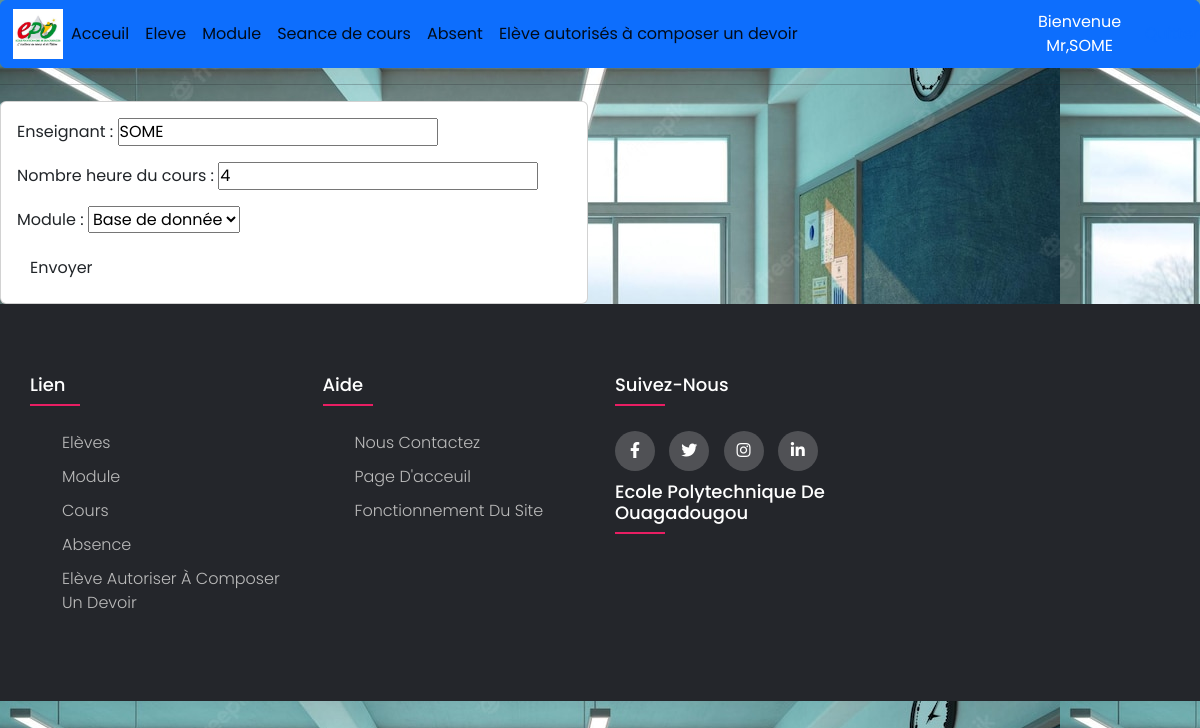
Screenshot of /seance_cours/modifier_cours/1 (signed in) with the database file from the repository.
### seance_cours/models.py (models this page shows, shortened)
class SeanceCours(models.Model):
    Enseignant= models.CharField(max_length=200,null=False)
    nombre_heure= models.PositiveIntegerField(verbose_name="Nombre heure du cours",null=False)
    date =models.DateTimeField(auto_now_add=True,null=False)
    Module = models.ForeignKey(Module, on_delete=models.CASCADE, verbose_name="Module",null=True)
    Classe = models.ForeignKey(Classe, on_delete=models.CASCADE, verbose_name="Classe",null=True)
    class Meta:
        verbose_name = "Liste des cours"

### seance_cours/views.py (the view)
# urls.py: path('modifier_cours/<str:pk>',views.modifier_cours,name='modifier_cours'),
def modifier_cours(request,pk):
    cours=SeanceCours.objects.get(id=pk)
    form = CoursForm(instance=cours)
    if request.method == 'POST':
        form = CoursForm(request.POST,instance=cours)
        if form.is_valid():
            form.save()
            return redirect('cours')
    context = {'form': form}
    if request.user.groups.filter(name='Admin').exists() or request.user.groups.filter(name='GestionAbsencesCours').exists():
        return render(request, 'seance_cours/ajouter_cours.html', context)
    else:
        return HttpResponse('<h1>Vous n\'est pas autorisé à voir ce contenu</h1>')

### seance_cours/forms.py
class CoursForm(ModelForm):
    class Meta:
        model= SeanceCours
        fields=['Enseignant' , 'nombre_heure' ,'Module']

### module/models.py (called while the page is built)
    def __str__(self):
        return self.nom

### template/seance_cours/ajouter_cours.html (shortened to what this page needs)
{% extends 'main.html'%}
{% block contenue%}
<div class="form-group">
    <div class="row">
        <div class="col-md-6">
            <div class="card card-body">
        <form action="" method="POST" class="post-form">
            {{form.as_p}}
            <button type="submit" class="save btn">Envoyer</button>
        </form>
            </div>
        </div>
        </div>
</div>
{% endblock %}

### template/base/navbar.html (shortened to what this page needs)
{% load static%}
<nav class="navbar navbar-expand-lg navbar-write bg-write btn btn-primary">
  <div class="container-fluid">
    <img id="logo" src="{% static 'images/epo.png' %}">
    <div class="collapse navbar-collapse" id="navbarNav">
      <ul class="navbar-nav">
        <li class="nav-item">
          <a class="nav-link active" aria-current="page" href="{% url 'acceuil:acceuil' %}">Acceuil</a>
        </li>
        <li class="nav-item">
          <a class="nav-link active" aria-current="page" href="{% url 'acceuil' %}">Eleve</a>
        </li>
        <li class="nav-item">
          <a class="nav-link active" aria-current="page" href="{% url 'module' %}">Module</a>
        </li>
        <li class="nav-item">
          <a class="nav-link active" aria-current="page" href="{% url 'cours' %}">Seance de cours</a>
        </li>
        <li class="nav-item">
          <a class="nav-link active" aria-current="page" href="{% url 'absent'%}">Absent</a>
        </li>
        <li class="nav-item">
          <a class="nav-link active" aria-current="page" href="{% url 'autoriser' %}">Elève autorisés à composer un devoir</a>
        </li>
      </ul>
    </div>
  </div>
  <span>Bienvenue Mr,{{request.user}}</span>
  <span><a href="{% url 'quitter' %}">Quitter</a></span>
</nav>

### static/css/main.css (style rules this page uses)
#logo { height:50px; width:50px; }
body { background-color: #ebeff5; line-height: 1.5; font-family: 'Poppins', sans-serif; background-image: url('school.jpg'); }
.cover { height: 60%; width:100%; background-image: url('school.jpg'); }
* { margin:0; padding:0; box-sizing: border-box; }
.row { display: flex; flex-wrap: wrap; }
ul { list-style: none; }

### rows the page displays
SeanceCours: Enseignant "SOME", nombre_heure "4", Module "Base de donnée"

### other values shown
{{ request.user }} "SOME"
